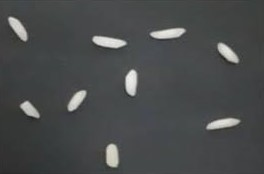
#> input picture ödev3/rise.jpg, 264 x 174 px
$ python 'ödev3.py'
#> lines starting #> are read from the running program, lines starting #| are printed output that depends on the picture; after the words box and inside, x2 and y2 are one past the last pixel; in counts of white or black regions, pixels touching at a corner belong together
import cv2
import numpy as np
from matplotlip import pyplot as plt

resim = cv2.imread("rise.jpg")
#> resim is the input picture: shape (174, 264, 3); mean B, G, R 75.8, 75.3, 73.1
gri = cv2.cvtColor(resim, cv2.COLOR_BGR2GRAY)
e,thresh1= cv2.threshold(gri,120,255, cv2.THRESH_BINARY)
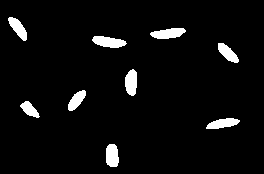
#> thresh1: shape (174, 264); 4.8% white; 9 white regions, largest, box (x1, y1, x2, y2) and area: (92, 36, 127, 48) 289, (150, 28, 186, 39) 281, (125, 69, 137, 96) 260
kernel = np.ones((5,5),np.uint8)
opening = cv2.morphologyEx(thresh1, cv2.MORPH_OPEN, kernel)
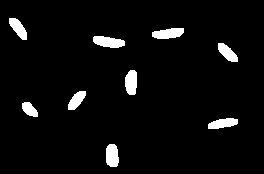
#> opening: shape (174, 264); 4.6% white; 9 white regions
cont,a=cv2.findContours(opening,cv2.RETR_TREE,cv2.CHAIN_APPROX_SIMPLE)
#> cont = 9 contours; largest, box (x1, y1, x2, y2) and area: (93, 36, 125, 48) 246, (152, 28, 184, 39) 233, (106, 144, 119, 167) 228, (125, 70, 137, 95) 226, (208, 118, 238, 129) 201; a = [[1, -1, -1, -1], [2, 0, -1, -1], [3, 1, -1, -1], [4, 2, -1, -1], [5, 3, -1, -1], [6, 4, -1, -1], [7, 5, -1, -1], [8, 6, -1, -1], [-1, 7, -1, -1]]
rgb = cv2.cvtColor(resim, cv2.COLOR_BGR2RGB)
cv2.drawContours(rgb,cont,-1,(0,255,0),2)
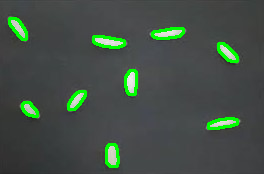
#> rgb: shape (174, 264, 3); mean R, G, B 67.4, 79.6, 70.2
cv2.imshow("Bınary",gri)
cv2.imshow("thresh", thresh1)
cv2.imshow("opening", opening)
cv2.imshow("cont", rgb)
print("pirincsayısı:",len(cont))
#| pirincsayısı: 9
cv2.waitKey(0)
cv2.destroyAllWindows()
